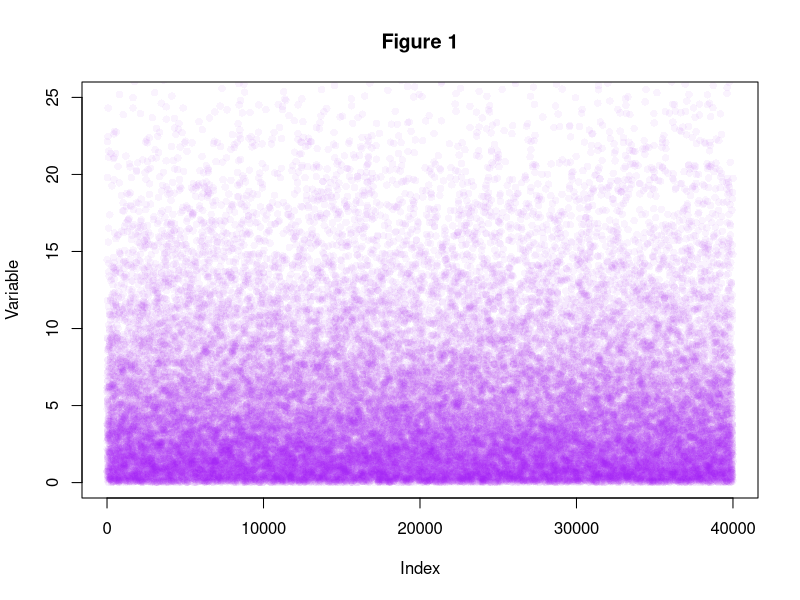
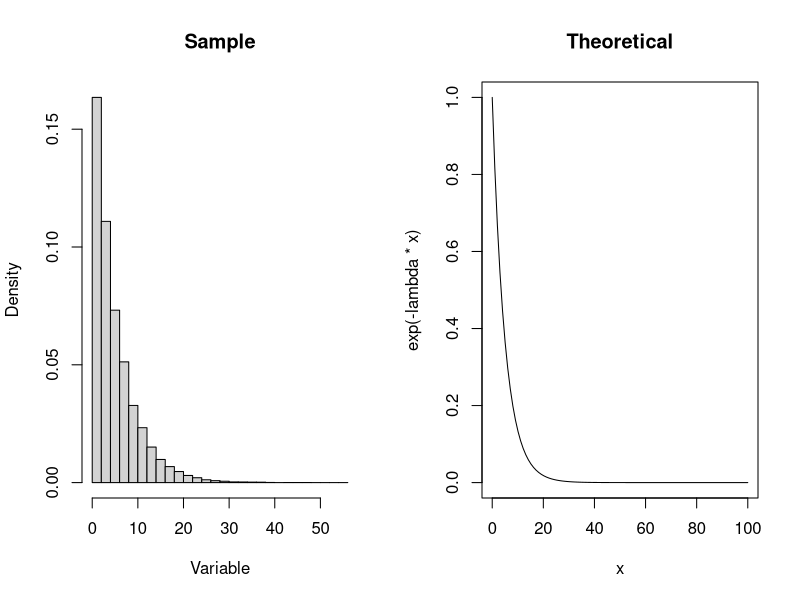
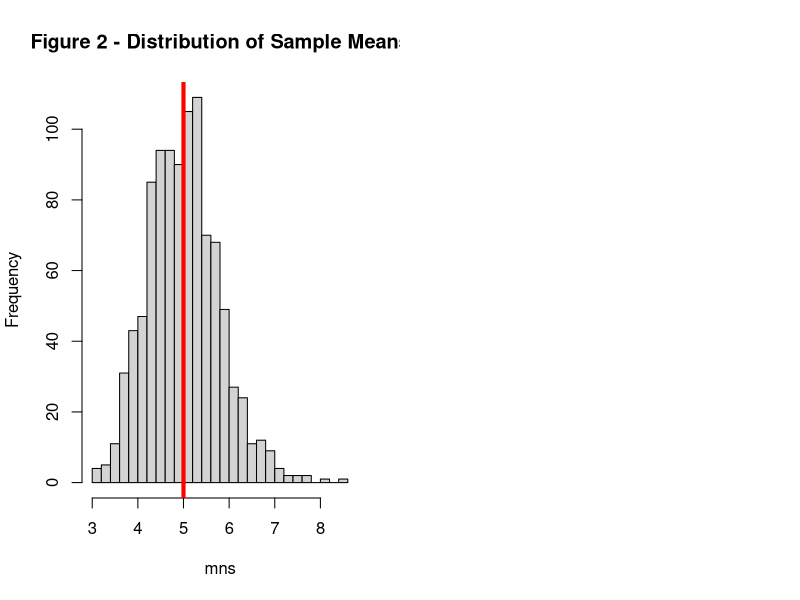
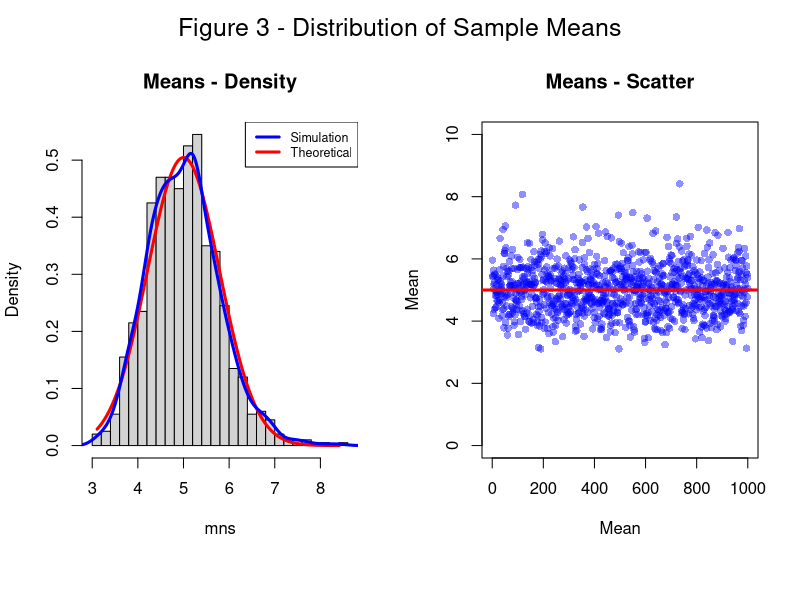
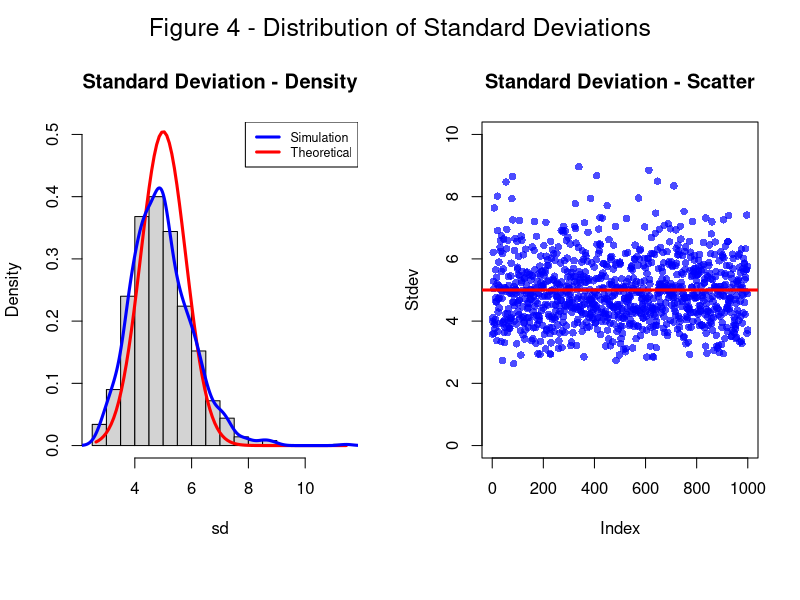
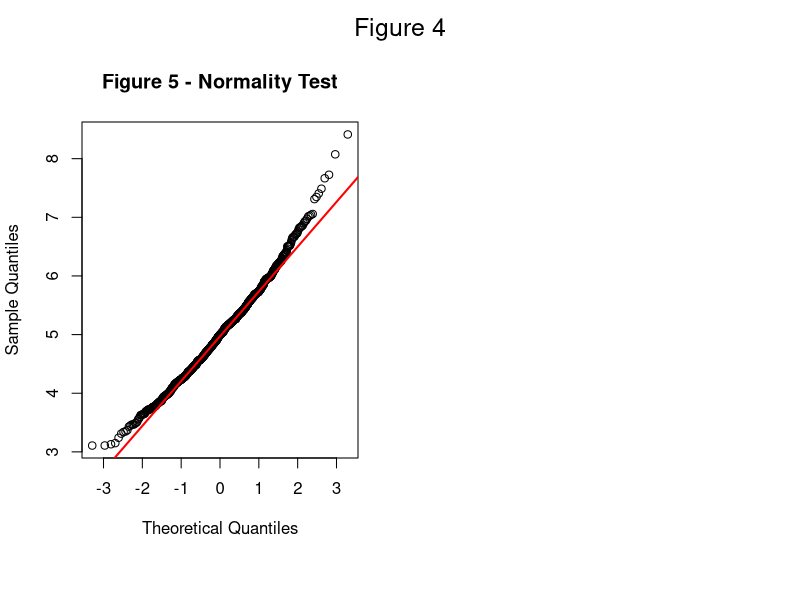

Generate these figures, in order, with R:
## ---- chunk 1
knitr::opts_chunk$set(echo = TRUE)
## ---- chunk 2
lambda <- .2
n <- 40
s <- 1000

mns = NULL
sd = NULL
dat = NULL
for (i in 1:s) {
       set.seed(i)
       dat = c(dat, rexp(n, lambda))
       mns = c(mns, mean(rexp(n, lambda)))
       sd = c(sd, sd(rexp(n, lambda)))
}
## ---- chunk 3
plot(dat, pch = 16, col = adjustcolor("purple", alpha=0.05), ylim = c(0,25), ylab = "Variable", main = "Figure 1")
## ---- chunk 4
par(mfrow=c(1,2))
hist(dat, breaks = 33, prob = TRUE, xlab = "Variable", main = "Sample")
curve(exp(-lambda*x), from = 0, to = 100, n = 100, main = "Theoretical")
## ---- chunk 5
sample_mean = mean(mns)
sample_mean

theor_mean = 1/lambda
theor_mean

hist(mns, 22, main = "Figure 2 - Distribution of Sample Means")
abline(v=5,lw=4,col="red")
## ---- chunk 6
#Setting up graphs side by side
par(mfrow=c(1,2), oma=c(2,0,2,0))

#Generating histogram as a density function
hist(mns, 22, freq = FALSE, main = "Means - Density")

#Fitting the theoretical line
xfit <- seq(min(mns), max(mns), length = 100)
yfit <- dnorm(xfit, mean = 1/lambda, sd = 1/lambda/sqrt(n))
lines(xfit, yfit, pch=22, lty = 1, lw = 3, col = "red")

#Fitting the line to the data
lines(density(mns), lw = 3, col = "blue")

mtext("Figure 3 - Distribution of Sample Means", outer = TRUE, cex = 1.5)

#Adding a legend and title
legend('topright', c("Simulation", "Theoretical"), col=c("blue", "red"), lw=c(3,3), cex = .75)

#plotting the data on the mean for the 1000 simulations
plot(mns, main = "Means - Scatter", ylab = "Mean", xlim = c(0,s), ylim = c(0,10), xlab = "Mean", pch = 16, col = adjustcolor("blue", alpha=0.44))
abline(h=5, col = "red", lw =3)

## ---- chunk 7
sample_var <- var(mns)
sample_var

theor_var <- (1/lambda^2)/n
theor_var
## ---- chunk 8
par(mfrow=c(1,2), oma=c(2,0,2,0))
hist(sd, 22, freq = FALSE, ylim = c(0,.5), main = "Standard Deviation - Density")

#Fitting the theoretical line
xfit <- seq(min(sd), max(sd), length = 100)
yfit <- dnorm(xfit, mean = 1/lambda, sd = 1/lambda/sqrt(n))
lines(xfit, yfit, pch=22, lty = 1, lw = 3, col = "red")

#Fitting the line to the data
lines(density(sd), lw = 3, col = "blue")

#Adding a legend and title
legend('topright', c("Simulation", "Theoretical"), col=c("blue", "red"), lw=c(3,3), cex = .75)

mtext("Figure 4 - Distribution of Standard Deviations", outer = TRUE, cex = 1.5)

plot(sd, main = "Standard Deviation - Scatter", ylab = "Stdev", xlim = c(0,s), ylim = c(0,10),pch = 16, col = adjustcolor("blue", alpha=0.7))
abline(h=5, col = "red", lw =3)
## ---- chunk 9
qqnorm(mns, main= "Figure 5 - Normality Test")
qqline(mns, col="red", lw = "2")
mtext("Figure 4", outer = TRUE, cex = 1.5)
